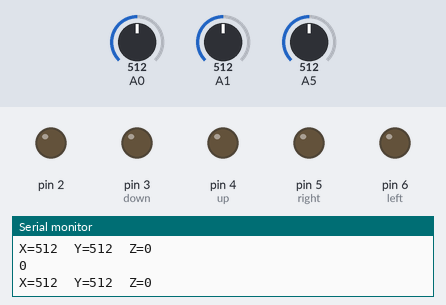
A sketch run on a simulated Arduino Uno, built with avr-gcc and run on an emulated ATmega328P. Parts: output pins drawn as LEDs (lit = HIGH), the last lines printed to the serial monitor. The test bench sets the inputs (shaded band); at power-on: A0 = 512, A1 = 512, A5 = 512.

Above: at 1.2 s.
1.3 s: A0 set to 217
2.8 s: A0 set to 183
At 3.8 s:
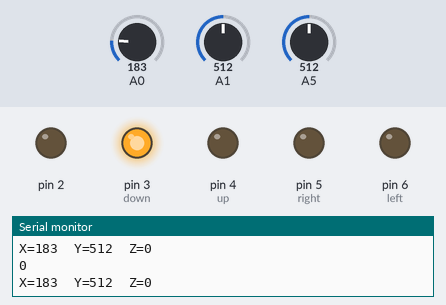
4.3 s: A1 set to 211
5.8 s: A1 set to 185
At 6.6 s:
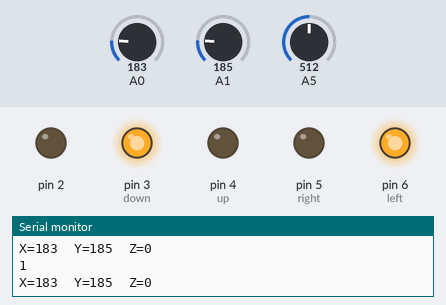
7.3 s: A5 set to 107
10.3 s: A5 set to 91
At 11.0 s:
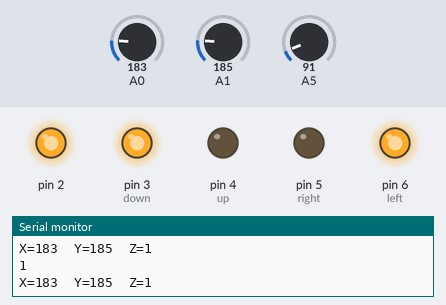
Timing chart, 0 to 12.8 s (numbered marks = the images above; inputs shaded):
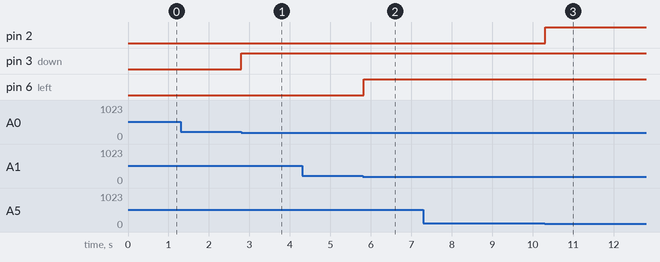

The sketch:

Joystick.ino
```cpp
//从机代码（轮询方式）
#include <SPI.h>

char buf;
char cuf;
volatile byte pos;

void setup (void)
{

  pinMode(0, INPUT);
  pinMode(1, INPUT);
  pinMode(5, INPUT_PULLUP);
  pinMode(2,OUTPUT);//z
  pinMode(3,OUTPUT);//down
  pinMode(4,OUTPUT);//up
  pinMode(5,OUTPUT);//right
  pinMode(6,OUTPUT);//left


  //int SPE = 1;
  Serial.begin (9600);
  //从机的MISO要配置为输出模式
  pinMode(MISO, OUTPUT);
  pinMode(MOSI, INPUT);
  //使能SPI，SPI可以正常工作了
  SPCR |= _BV(SPE);
  SPCR |=0x08;
  pos = 0;
}
char SPI_SlaveReceive(void){
      while(!(SPSR & (1<<SPIF)));
      return SPDR;
}
void loop(void){

  //buf=SPI_SlaveReceive();
  //    Serial.write(buf);

  int x,y,z,z_first,x_left,y_left;

  x=analogRead(A0);
  y=analogRead(A1);
  z_first=analogRead(A5);

  //pin3y向下运动
  if(x <200)
  {
    x_left = 1;
    digitalWrite(3,HIGH);
    }
  else
  {
    x_left = 0;
    digitalWrite(3,LOW);
  }

  //pin4y向上运动
  if(x>800)
  {
    digitalWrite(4,HIGH);
  }
  else
  {
    digitalWrite(4,LOW);
  }

  //pin5x向右
  if(y>800)
  {
    digitalWrite(5,HIGH);
  }
  else
  {
    digitalWrite(5,LOW);
  }

  //pin5x向左
  if(y<200)
  {
    y_left = 1;
    digitalWrite(6,HIGH);
  }
  else
  {
    y_left = 0;
    digitalWrite(6,LOW);
  }

  //pin2z
  if(z_first < 100)
  {
    z = 1;
    digitalWrite(2,HIGH);

  }
  else
  {
    z = 0;
    digitalWrite(2,LOW);
  }

  //pin

  Serial.print("X=");
  Serial.print(x);
  Serial.print("\tY=");
  Serial.print(y);
  Serial.print("\tZ=");
  Serial.println(z);
  Serial.println(y_left);


}
```

Measured:
- the behaviour switches between 200 and 199 on A0 (found by bisection; images 0 and 1)
- the behaviour switches between 200 and 199 on A1 (found by bisection; images 1 and 2)
- the behaviour switches between 100 and 99 on A5 (found by bisection; images 2 and 3)
- after the input at 2.8 s, pin 3 (down): LOW → HIGH at once
- after the input at 5.8 s, pin 6 (left): LOW → HIGH at once
- after the input at 10.3 s, pin 2: LOW → HIGH at once
